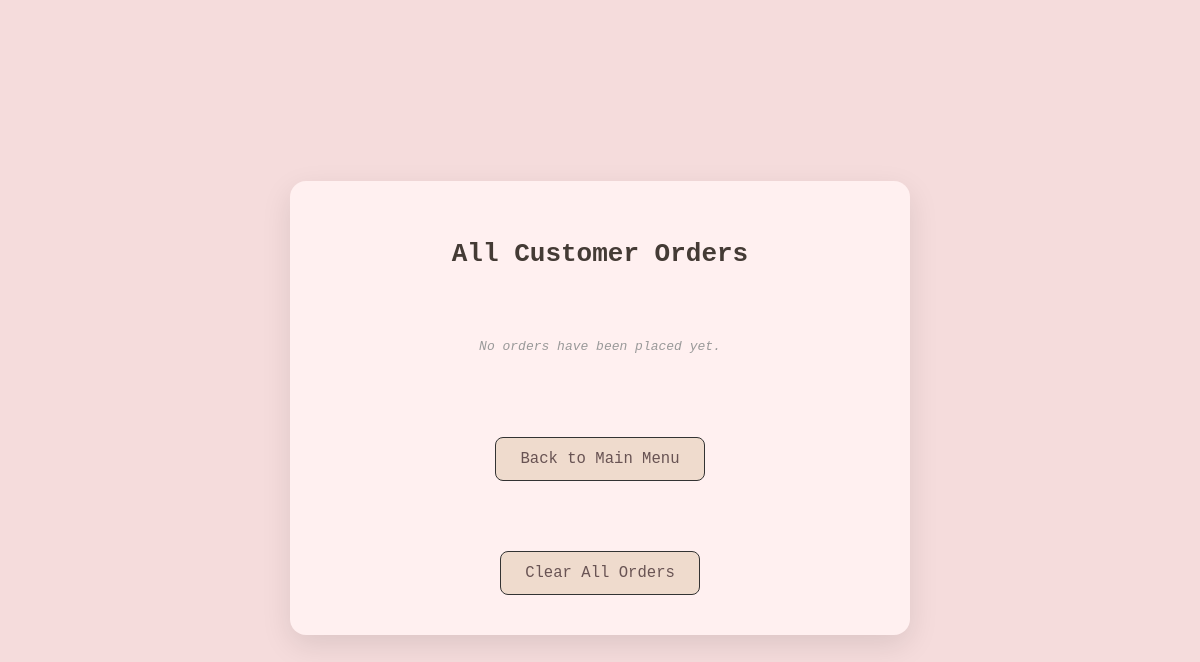
The page /orders on the database as committed earlier.
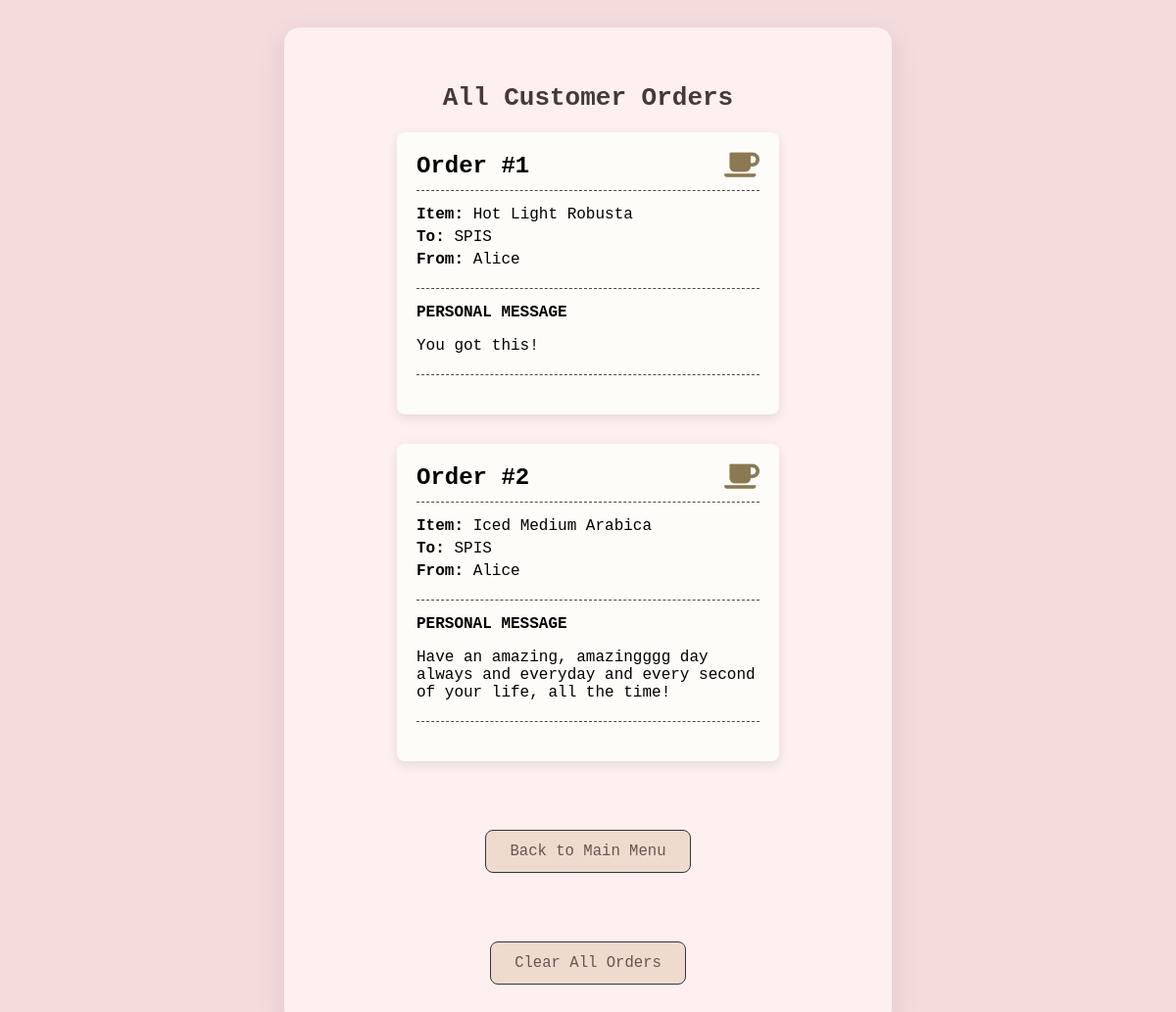
The same page on the database as committed later.
### tables this page shows
CREATE TABLE orders (
            id INTEGER PRIMARY KEY AUTOINCREMENT,
            item_name TEXT NOT NULL,
            sender_name TEXT NOT NULL,
            recipient_name TEXT NOT NULL,
            message TEXT NOT NULL
        );

### cafe-game/app.py (the view)
@app.route('/orders')
def show_orders():
    conn = get_db_connection()
    orders = conn.execute('SELECT * FROM orders').fetchall()
    conn.close()
    return render_template('orders.html', orders=orders)

### cafe-game/app.py (called while the page is built)
def get_db_connection():
    conn = sqlite3.connect('cafe.db')
    conn.row_factory = sqlite3.Row
    return conn

### cafe-game/templates/orders.html (shortened to what this page needs)
<!DOCTYPE html>
<html lang="en">
<head>
    <link rel="stylesheet" href="{{ url_for('static', filename='style.css') }}">
    <link rel="stylesheet" href="https://cdnjs.cloudflare.com/ajax/libs/font-awesome/6.0.0-beta3/css/all.min.css">
</head>
<body>
    <div class="game-container">
        <h1>All Customer Orders</h1>
        <div class="receipt-container">
            {% for order in orders %}
            <div class="order-receipt">
                <div class="receipt-header">
                    <h2>Order #{{ order.id }}</h2>
                    <i class="fas fa-coffee"></i>
                </div>
                <div class="receipt-details">
                    <p><strong>Item:</strong> {{ order.item_name }}</p>
                    <p><strong>To:</strong> {{ order.recipient_name }}</p>
                    <p><strong>From:</strong> {{ order.sender_name }}</p>
                </div>
                <div class="receipt-message">
                    <h3>Personal Message</h3>
                    <p>{{ order.message }}</p>
                </div>
                <div class="dashed-line"></div>
            </div>
            {% else %}
            <p class="no-orders">No orders have been placed yet.</p>
            {% endfor %}
        </div>
        <div class="button-container">
            <a href="{{ url_for('index') }}" class="nav-button">Back to Main Menu</a>
        </div>
        <div class="button-container">
          <a href="{{ url_for('clear_orders') }}" class="nav-button">Clear All Orders</a>
        </div>
    </div>
</body>
</html>

### cafe-game/static/style.css (style rules this page uses)
body { background-color: #f5dcdc; font-family: monospace; display: flex; flex-direction: column; justify-content: center; align-items: center; min-height: 100vh; margin: 30; padding: 30; }
h1 { color: #443b35; text-align: center; font-size: 2em; margin-bottom: 20px; }
.game-container { justify-content: center; background-color: #fff0f0; padding: 40px 60px; border-radius: 16px; box-shadow: 0 10px 30px rgba(0, 0, 0, 0.1); text-align: center; max-width: 85%; width: 500px; margin: 20px; }
.button-container { display: flex; justify-content: center; align-items: center; gap: 30px; margin-top: 50px; }
.nav-button { justify-content: center; background-color: #efdbcd; color: rgb(104, 83, 83); border: 1px solid #333; padding: 12px 24px; margin-top: 20px; border-radius: 8px; font-size: 1.2em; cursor: pointer; transition: background-color 0.3s ease; text-decoration: none; display: inline-block; transition: background-color 0.3s ease, transform 0.3s ease; }
.receipt-container { display: flex; flex-direction: column; gap: 30px; width: 100%; align-items: center; }
.order-receipt { background-color: #fdfcf9; padding: 20px; border-radius: 8px; box-shadow: 0 4px 12px rgba(0, 0, 0, 0.1); width: 100%; max-width: 350px; text-align: left; font-family: 'Courier New', Courier, monospace; }
.receipt-header { display: flex; justify-content: space-between; align-items: center; border-bottom: 1px dashed #4c4a47; padding-bottom: 10px; margin-bottom: 15px; }
.receipt-header h2 { font-size: 1.5rem; margin: 0; }
.receipt-header .fas { font-size: 1.8rem; color: #8c7851; }
.receipt-details p { margin: 5px 0; }
.receipt-message { margin-top: 20px; padding-top: 15px; border-top: 1px dashed #4c4a47; }
.receipt-message h3 { margin: 0 0 10px; font-size: 1rem; text-transform: uppercase; }
.dashed-line { border-top: 1px dashed #4c4a47; margin: 20px 0; }

Rows that differ between the two databases and show on the page:
added orders: id "1", item_name "Hot Light Robusta", recipient_name "SPIS", sender_name "Alice", message "You got this!"
added orders: id "2", item_name "Iced Medium Arabica", recipient_name "SPIS", sender_name "Alice", message "Have an amazing, amazingggg day always and everyday and every second of your life, all the time!"
Other text that changed with them:
text no longer shown: "No orders have been placed yet."
